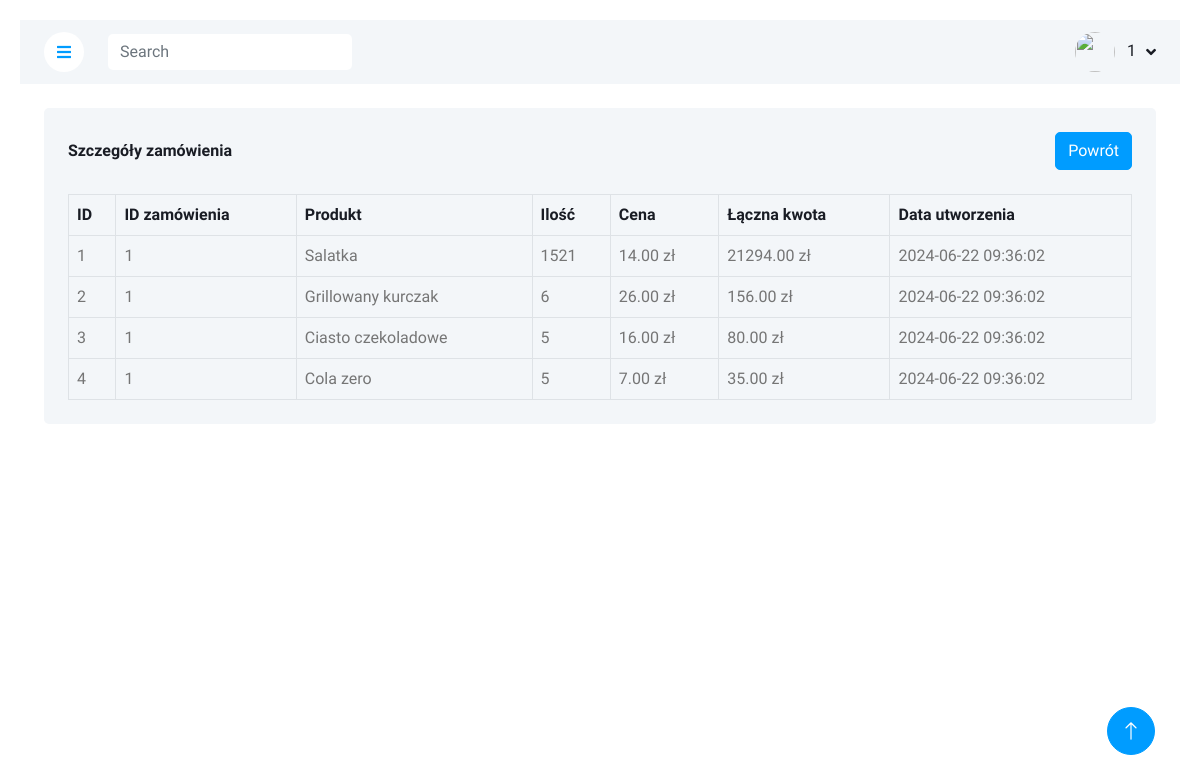
Screenshot of /admin/view_order_details.php?order_id=1 (signed in) with the database file from the repository.
### tables this page shows
CREATE TABLE `order_items` (
  `id` int(11) NOT NULL,
  `order_id` int(11) NOT NULL,
  `p_id` int(11) NOT NULL,
  `qty` int(11) NOT NULL,
  `price` decimal(10,2) NOT NULL,
  `total` decimal(10,2) NOT NULL,
  `created_at` timestamp NOT NULL DEFAULT current_timestamp()
);

CREATE TABLE `menu` (
  `id` bigint(12) NOT NULL,
  `category` varchar(100) NOT NULL,
  `sub_cat` varchar(120) NOT NULL,
  `title` varchar(100) NOT NULL,
  `description` text NOT NULL,
  `price` bigint(6) NOT NULL,
  `image` text NOT NULL
);

### admin/view_order_details.php (the view, shortened to what this page needs)
<!DOCTYPE html>
<html lang="en">
<?php include '../connect.php'; ?>
<head>
    <link href="https://cdnjs.cloudflare.com/ajax/libs/font-awesome/5.10.0/css/all.min.css" rel="stylesheet">
    <link href="https://cdn.jsdelivr.net/npm/bootstrap-icons@1.4.1/font/bootstrap-icons.css" rel="stylesheet">
    <link href="lib/owlcarousel/assets/owl.carousel.min.css" rel="stylesheet">
    <link href="lib/tempusdominus/css/tempusdominus-bootstrap-4.min.css" rel="stylesheet" />
    <link href="css/bootstrap.min.css" rel="stylesheet">
    <link href="css/style.css" rel="stylesheet">
</head>
<body>
    <div class="container-xxl position-relative bg-white d-flex p-0">
        <div class="content">
        <?php include 'navbar.php'; ?>
            <div class="container-fluid pt-4 px-4">
                <div class="bg-light text-center rounded p-4">
                    <div class="d-flex align-items-center justify-content-between mb-4">
                        <h6 class="mb-0">Szczegóły zamówienia</h6>
                        <a href="view_orders.php" class="btn btn-primary">Powrót</a>
                    </div>
                    <div class="table-responsive">
                        <table class="table text-start align-middle table-bordered table-hover mb-0">
                            <thead>
                                <tr class="text-dark">
                                    <th scope="col">ID</th>
                                    <th scope="col">ID zamówienia</th>
                                    <th scope="col">Produkt</th>
                                    <th scope="col">Ilość</th>
                                    <th scope="col">Cena</th>
                                    <th scope="col">Łączna kwota</th>
                                    <th scope="col">Data utworzenia</th>
                                </tr>
                            </thead>
                            <tbody>
                            <?php
                                if (isset($_GET['order_id'])) {
                                    $order_id = $_GET['order_id'];
                                    $s = mysqli_query($con, "
                                        SELECT oi.id, oi.order_id, m.title AS product_title, oi.qty, oi.price, oi.total, oi.created_at
                                        FROM order_items oi
                                        JOIN menu m ON oi.p_id = m.id
                                        WHERE oi.order_id='$order_id'");
                                    while ($r = mysqli_fetch_array($s)) {
                            ?>
                                <tr>
                                    <td><?php echo $r['id']; ?></td>
                                    <td><?php echo $r['order_id']; ?></td>
                                    <td><?php echo $r['product_title']; ?></td>
                                    <td><?php echo $r['qty']; ?></td>
                                    <td><?php echo $r['price']; ?> zł</td>
                                    <td><?php echo $r['total']; ?> zł</td>
                                    <td><?php echo $r['created_at']; ?></td>
                                </tr>
                            <?php
                                    }
                                }
                            ?>
                            </tbody>
                        </table>
                    </div>
                </div>
            </div>
            <div class="container-fluid pt-4 px-4">
            </div>
        </div>
        <a href="#" class="btn btn-lg btn-primary btn-lg-square back-to-top"><i class="bi bi-arrow-up"></i></a>
    </div>
</body>
</html>

### admin/css/style.css (style rules this page uses)
:root { --primary: #009CFF; --light: #F3F6F9; --dark: #191C24; }
.back-to-top { position: fixed; display: none; right: 45px; bottom: 45px; z-index: 99; }
.btn { transition: .5s; }
.btn.btn-primary { color: #FFFFFF; }
.btn-lg-square { width: 48px; height: 48px; }
.btn-square, .btn-sm-square, .btn-lg-square { padding: 0; display: inline-flex; align-items: center; justify-content: center; font-weight: normal; border-radius: 50px; }
.content { margin-left: 250px; min-height: 100vh; background: #FFFFFF; transition: margin-left 0.5s; width: 1000%; padding: 20px; }
@media (min-width: 992px) { .content { margin-left: 0; } }

### rows the page displays
order_items: id "1", order "1", menu.title "Salatka", qty "1521", price "14.00", total "21294.00", created_at "2024-06-22 09:36:02"
order_items: id "2", order "1", menu.title "Grillowany kurczak", qty "6", price "26.00", total "156.00", created_at "2024-06-22 09:36:02"
order_items: id "3", order "1", menu.title "Ciasto czekoladowe", qty "5", price "16.00", total "80.00", created_at "2024-06-22 09:36:02"
order_items: id "4", order "1", menu.title "Cola zero", qty "5", price "7.00", total "35.00", created_at "2024-06-22 09:36:02"

### other values shown
$uid "1"
